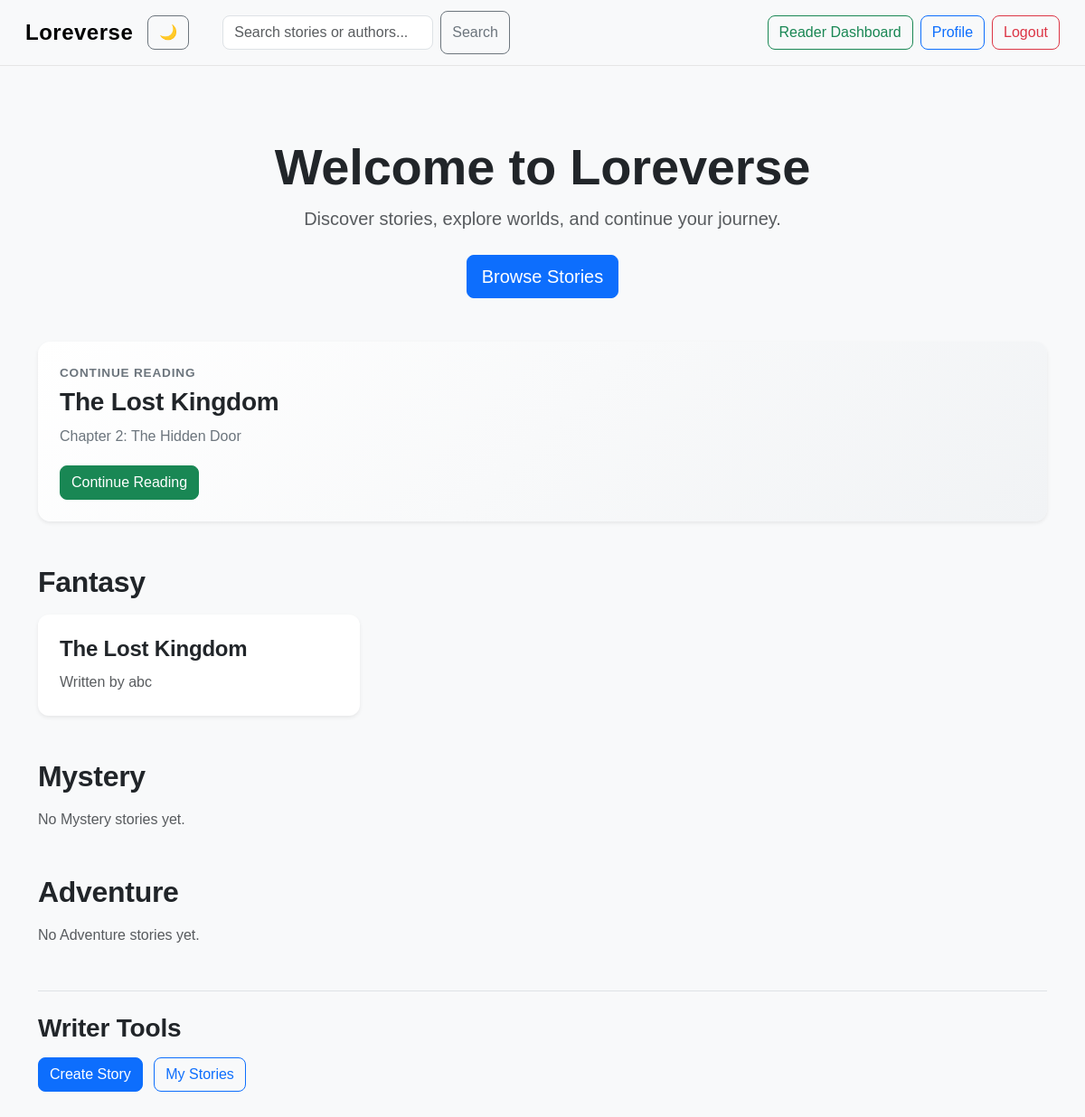
Screenshot of / (signed in) with the database file from the repository.
### loreverse/models.py (models this page shows, shortened)
class ReadingProgress(models.Model):
    user = models.ForeignKey(User, on_delete=models.CASCADE)
    story = models.ForeignKey(Story, on_delete=models.CASCADE)
    chapter = models.ForeignKey(Chapter, on_delete=models.CASCADE)
    updated_at = models.DateTimeField(auto_now=True)
    class Meta:
        unique_together = ("user", "story")

class Story(models.Model):
    GENRE_CHOICES = [
        ("Fantasy", "Fantasy"),
        ("Romance", "Romance"),
        ("Mystery", "Mystery"),
        ("Horror", "Horror"),
        ("Science Fiction", "Science Fiction"),
        ("Adventure", "Adventure"),
        ("Other", "Other"),]
    title = models.CharField(max_length=200)
    genre = models.CharField(max_length=30, choices=GENRE_CHOICES, default="Other")
    tags = models.CharField(max_length=300, blank=True)
    description = models.TextField()
    author = models.ForeignKey(User, on_delete=models.CASCADE)
    published = models.BooleanField(default=False)
    created_at = models.DateTimeField(auto_now_add=True)
    updated_at = models.DateTimeField(auto_now=True)
    favorited_by = models.ManyToManyField(User, related_name="favorite_stories", blank=True)
    want_to_read_by = models.ManyToManyField(User, related_name="want_to_read_stories", blank=True)

class Chapter(models.Model):
    story = models.ForeignKey(Story, on_delete=models.CASCADE, related_name="chapters")
    title = models.CharField(max_length=200)
    content = models.TextField()
    chapter_number = models.PositiveIntegerField()

### loreverse/views.py (the view)
# urls.py: path("", views.index, name="index"),
def index(request):
    progress = None
    if request.user.is_authenticated:
        progress = ReadingProgress.objects.filter(
            user=request.user
        ).select_related("story", "chapter").first()
    fantasy_stories = Story.objects.filter(published=True, genre="Fantasy")[:5]
    mystery_stories = Story.objects.filter(published=True,genre="Mystery")[:5]
    adventure_stories = Story.objects.filter(published=True,genre="Adventure")[:5]
    return render(request, "loreverse/index.html", {
        "progress": progress,
        "fantasy_stories": fantasy_stories,
        "mystery_stories": mystery_stories,
        "adventure_stories": adventure_stories,
    })

### loreverse/templates/loreverse/index.html
{% extends "loreverse/layout.html" %}
{% block body %}
<div class="container py-5">
    <div class="text-center mb-5">
        <h1 class="display-4 fw-bold">Welcome to Loreverse</h1>
        <p class="lead text-muted">
            Discover stories, explore worlds, and continue your journey.
        </p>
        <a href="{% url 'published_stories' %}" class="btn btn-primary btn-lg mt-2">Browse Stories</a>
    </div>
    {% if user.is_authenticated %}
        {% if progress %}
            <div  class="card shadow-sm continue-reading-card mb-5">
                <div class="card-body p-4">
                    <p class="continue-reading-label mb-1">Continue Reading</p>
                    <h3 class="continue-reading-title">{{ progress.story.title }}</h3>
                    <p class="continue-reading-chapter">
                        Chapter {{ progress.chapter.chapter_number }}:
                        {{ progress.chapter.title }}
                    </p>
                    <a class="btn btn-success" href="{% url 'continue_reading' progress.story.id %}">
                        Continue Reading
                    </a>
                </div>
            </div>
        {% endif %}
    {% endif %}
    <section class="mb-5">
        <div class="d-flex justify-content-between align-items-center mb-3">
            <h2 class="fw-bold mb-0">Fantasy</h2>
        </div>
        {% if fantasy_stories %}
            <div class="row g-4">
                {% for story in fantasy_stories %}
                    <div class="col-md-6 col-lg-4">
                        <div class="card h-100 shadow-sm border-0 story-card">
                            <div class="card-body">
                                <h4 class="card-title">
                                    <a href="{% url 'story_detail' story.id %}"class="text-decoration-none">
                                        {{ story.title }}
                                    </a>
                                </h4>
                                <p class="text-muted mb-0">
                                    Written by {{ story.author.username }}
                                </p>
                            </div>
                        </div>
                    </div>
                {% endfor %}
            </div>
        {% else %}
            <p class="text-muted">No Fantasy stories yet.</p>
        {% endif %}
    </section>
    <section class="mb-5">
        <h2 class="fw-bold mb-3">Mystery</h2>
        {% if mystery_stories %}
            <div class="row g-4">
                {% for story in mystery_stories %}
                    <div class="col-md-6 col-lg-4">
                        <div class="card h-100 shadow-sm border-0 story-card">
                            <div class="card-body">
                                <h4 class="card-title">
                                    <a href="{% url 'story_detail' story.id %}" class="text-decoration-none">
                                        {{ story.title }}
                                    </a>
                                </h4>
                                <p class="text-muted mb-0">
                                    Written by {{ story.author.username }}
                                </p>
                            </div>
                        </div>
                    </div>
                {% endfor %}
            </div>
        {% else %}
            <p class="text-muted">No Mystery stories yet.</p>
        {% endif %}
    </section>
    <section class="mb-5">
        <h2 class="fw-bold mb-3">Adventure</h2>
        {% if adventure_stories %}
            <div class="row g-4">
                {% for story in adventure_stories %}
                    <div class="col-md-6 col-lg-4">
                        <div class="card h-100 shadow-sm border-0 story-card">
                            <div class="card-body">
                                <h4 class="card-title">
                                    <a href="{% url 'story_detail' story.id %}" class="text-decoration-none">
                                        {{ story.title }}
                                    </a>
                                </h4>
                                <p class="text-muted mb-0">
                                    Written by {{ story.author.username }}
                                </p>
                            </div>
                        </div>
                    </div>
                {% endfor %}
            </div>
        {% else %}
            <p class="text-muted">No Adventure stories yet.</p>
        {% endif %}
    </section>
    {% if user.is_authenticated %}
        {% if user.profile.role == "Writer" %}
            <div class="border-top pt-4 mt-5">
                <h3 class="fw-bold mb-3">Writer Tools</h3>
                <a href="{% url 'create_story' %}"class="btn btn-primary me-2">Create Story</a>
                <a href="{% url 'my_stories' %}" class="btn btn-outline-primary">My Stories</a>
            </div>
        {% endif %}
    {% endif %}
</div>
{% endblock %}

### loreverse/static/loreverse/styles.css (style rules this page uses)
body { font-family: Arial, sans-serif; margin: 0; background-color : #f8f9fa; color: #212529; }
a { transition: color 0.2s ease; }
.btn { transition: all 0.2s ease; }
.story-card { transition: transform 0.2s ease, box-shadow 0.2s ease; }
.story-card { border-radius: 12px; overflow: hidden; background-color: #ffffff; transition: transform 0.2s ease, box-shadow 0.2s ease; }
.story-card .card-body { padding: 24px; }
.story-card .card-title { margin-bottom: 10px; font-weight: 600; }
.story-card .card-title a { color: #212529; }
section h2 { letter-spacing: -0.3px; }
.card { border-radius: 12px; }
.continue-reading-card { border-radius: 14px; border: none; background: linear-gradient(135deg, #ffffff, #f1f3f5); }
.continue-reading-card .card-body { padding: 28px; }
.continue-reading-label { font-size: 0.85rem; font-weight: 600; text-transform: uppercase; letter-spacing: 0.8px; color: #6c757d; }
.continue-reading-title { font-weight: 700; margin-bottom: 8px; }
.continue-reading-chapter { color: #6c757d; margin-bottom: 20px; }
h1, h2, h3, h4, h5, h6 { letter-spacing: -0.2px; }
h1 { font-weight: 700; }
p { line-height: 1.6; }
.container { max-width: 1200px; }
.btn { border-radius: 8px; font-weight: 500; }
.story-card { border-radius: 12px; }
.story-card .card-title a { transition: color 0.2s ease; }

### rows the page displays
ReadingProgress: story "The Lost Kingdom", chapter.chapter_number "2", chapter "The Hidden Door"
Story: title "The Lost Kingdom", author.username "abc"
